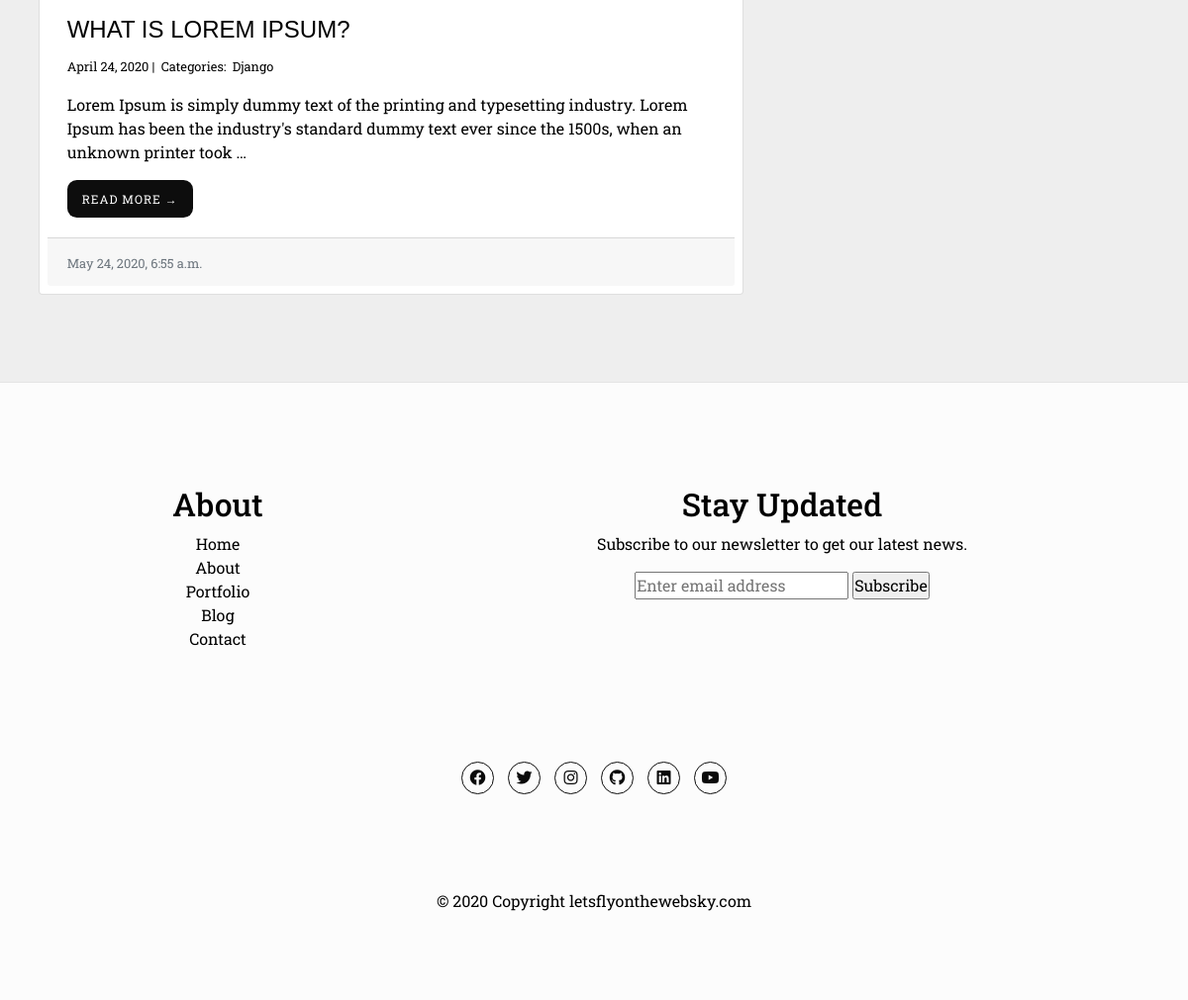
Before: /blog/Django (lower part) with the older database file.
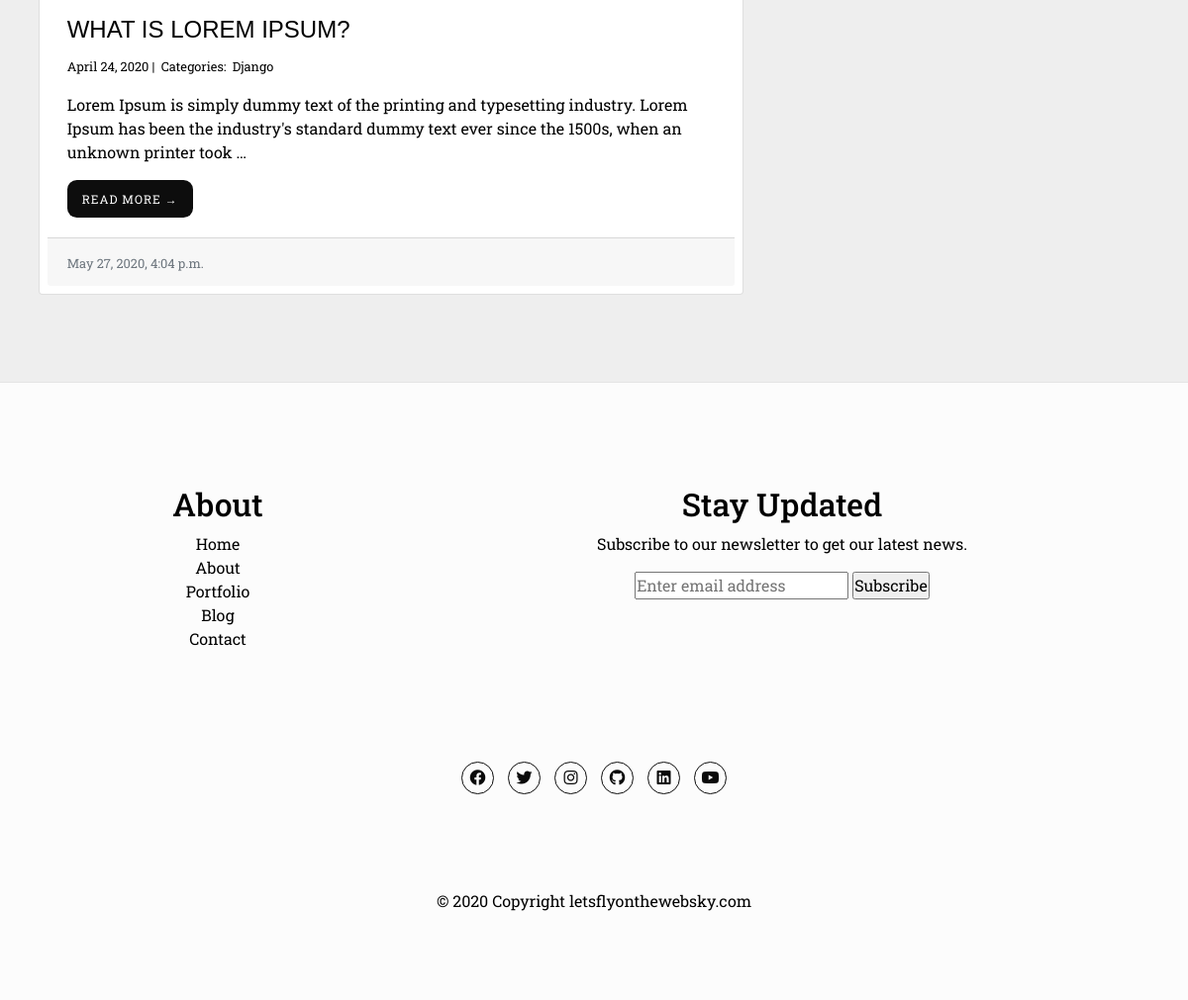
After: the same page with the newer database file.
### blog/models.py (models this page shows, shortened)
class Post(models.Model):
    main_image      = models.ImageField(upload_to='images/', blank=True)
    title           = models.CharField(max_length=255)
    slug            = models.SlugField(null=False, unique=True)
    body            = models.TextField()
    created_on      = models.DateTimeField(auto_now_add=True)
    status          = models.IntegerField(choices=STATUS, default=0)
    last_modified   = models.DateTimeField(auto_now=True)
    categories      = models.ManyToManyField('Category', related_name='posts')
    read_time       = models.IntegerField(default=0)
    number_of_views = models.IntegerField(default=0, null=True, blank=True)
    number_of_likes = models.IntegerField(default=0, null=True, blank=True)
    objects = models.Manager()
    class Meta:
        ordering = ['-created_on']
    def get_absolute_url(self):
        return reverse('blog_detail', kwargs={'slug': self.slug})

### blog/views.py (the view)
# urls.py: path('<category>', views.blog_category, name="blog_category"),
def blog_category(request, category):
    posts = Post.objects.filter(
        categories__name__contains=category
    ).order_by(
        '-created_on'
    )
    context = {
        'category': category,
        'posts': posts
    }
    return render(request, 'blog_category.html', context)

### about/templatetags/about_tags.py (called while the page is built)
@register.inclusion_tag('_about_me.html')
def about_me():
    abouts = About.objects.all()
    return {'abouts': abouts}

### blog/templatetags/blog_tags.py (called while the page is built)
@register.inclusion_tag('_latest_posts.html')
def latest_posts():
    posts = Post.objects.filter(status=1)[:3]
    return {'posts': posts}

### blog/templatetags/markdown_extras.py (called while the page is built)
@register.filter()
@stringfilter
def markdown(value):
    return md.markdown(value, extensions=['markdown.extensions.fenced_code'])

### blog/templates/blog_category.html (shortened to what this page needs)
{% extends "base.html" %}
{% load markdown_extras %}
{% block page_content %}
    <div class="container">
      <div class="row">
          <div class="col-md-12 left">
            {% for post in posts %}
              <div class="card mb-4">
                  <div class="card-body">
                      <h3 class="card-title"><a href="{% url 'blog_detail' post.slug %}">{{ post.title }}</a></h3>
                      <small>
                        {{ post.created_on.date }} |&nbsp;
                        Categories:&nbsp;
                        {% for category in post.categories.all %}
                        <a href="{% url 'blog_category' category.name %}">
                            {{ category.name }}
                        </a>&nbsp;
                        {% endfor %}
                      </small>
                      <p class="card-text">{{ post.body | markdown | safe | truncatewords:30 }}</p>
                      <a href="{% url 'blog_detail' post.slug %}" class="blog-home__cta">Read More &rarr;</a>
                  </div>
                  <div class="card-footer">
                    <small class="text-muted">{{ post.last_modified }}</small>
                  </div>
              </div>
              {% endfor %}
          </div>
      </div>
  </div>
{% endblock %}

Changed rows visible on the page:
changed Post "WHAT IS LOREM IPSUM?": last_modified "May 24, 2020, 6:55 a.m." → "May 27, 2020, 4:04 p.m."
